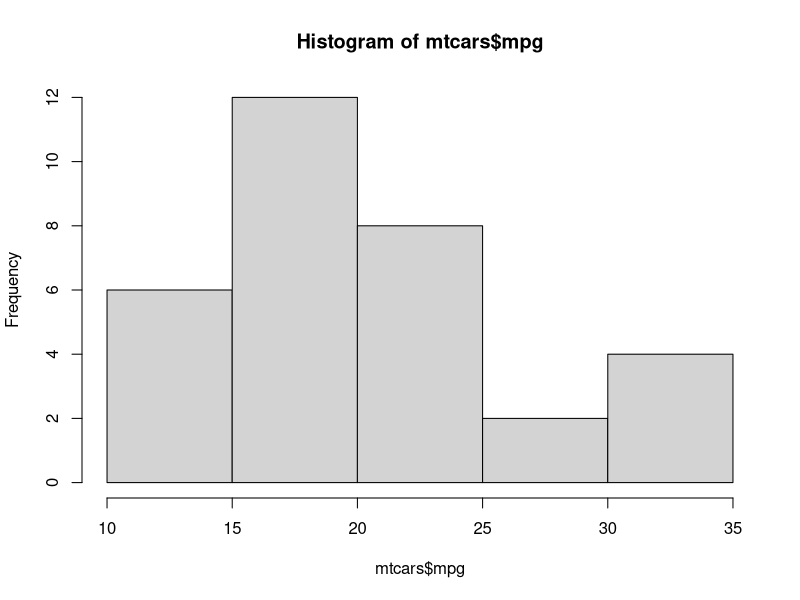
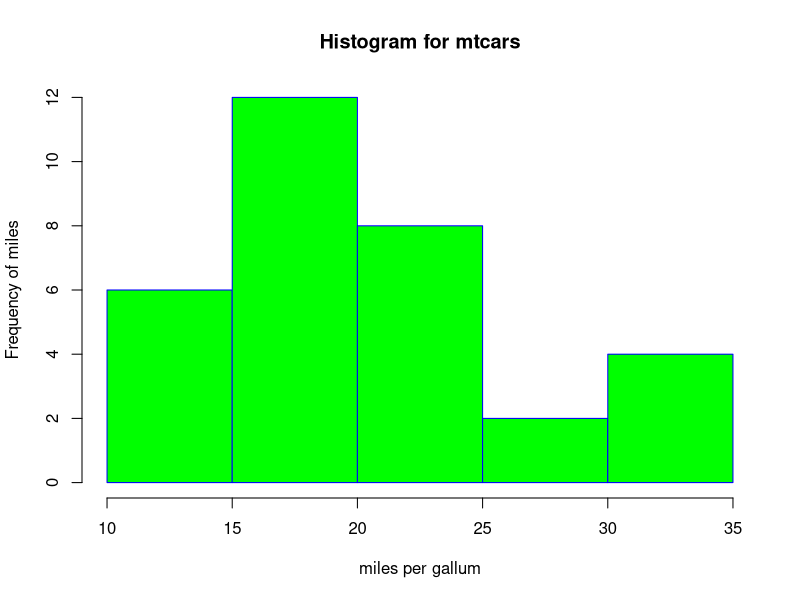
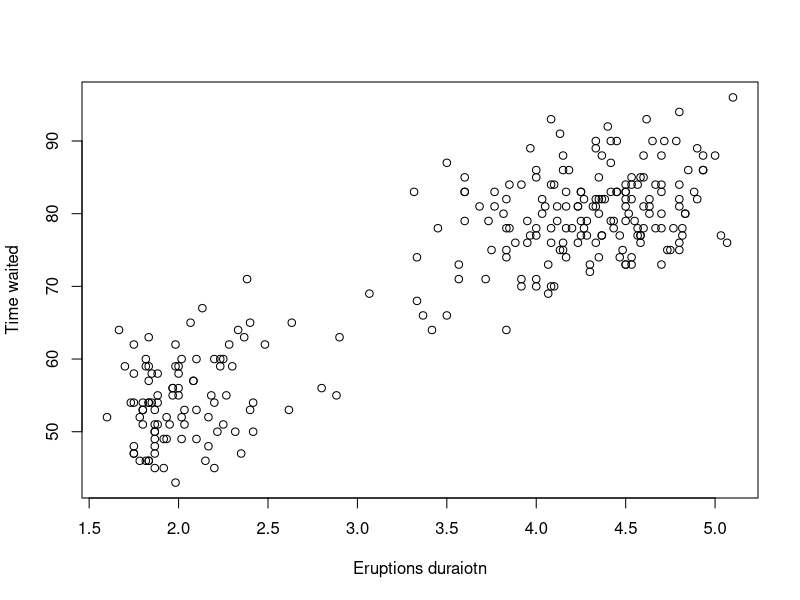
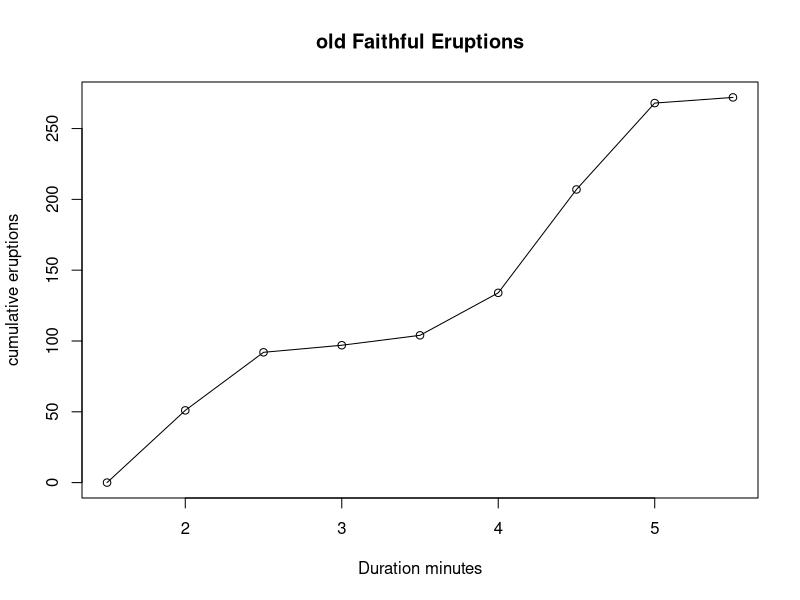
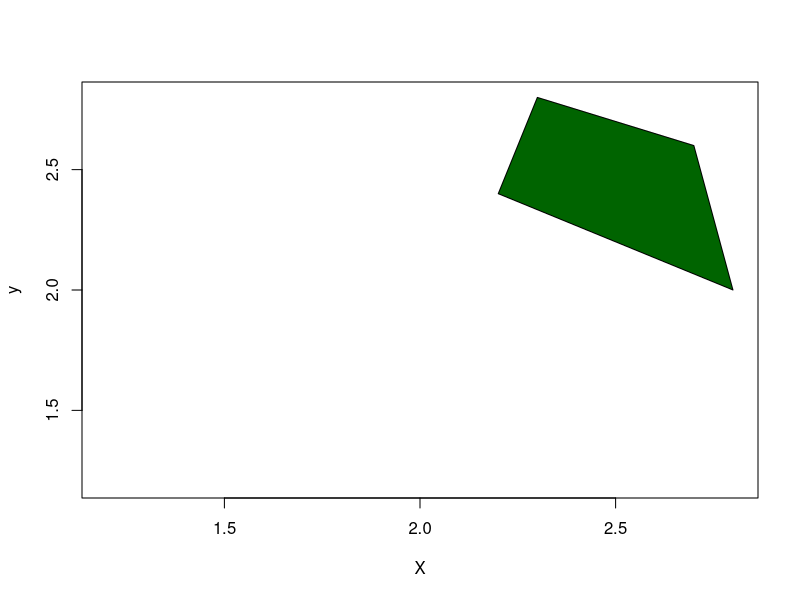

These charts were generated, in order, by the following R code:
head(mtcars)
hist(mtcars$mpg)
hist(mtcars$mpg,main="Histogram for mtcars",xlab = "miles per gallum",ylab = "Frequency of miles",border="blue",xlim = c(10,35),breaks = 5,col = "green")
data(faithful)
names(faithful)
stem(faithful$eruptions)
duration=faithful$eruptions
waiting=faithful$waiting
head(cbind(duration,waiting ))
plot(duration,waiting,xlab = "Eruptions duraiotn",ylab = "Time waited")
duration=faithful$eruptions
breaks=seq.default(1.5,5.5,by=0.5)
breaks
duration.cut=cut(duration,breaks,right=FALSE)
duration.freq=table(duration.cut)
duration.freq
cumfreq=c(0,cumsum(duration.freq))
plot(breaks,cumfreq,main="old Faithful Eruptions",xlab="Duration minutes",ylab = "cumulative eruptions")
lines(breaks,cumfreq)
plot(2,2 ,col="white",xlab="X",ylab="y")
polygon(x=c(2.7,2.3,2.2,2.8),y=c(2.6,2.8,2.4,2),col = "darkgreen")